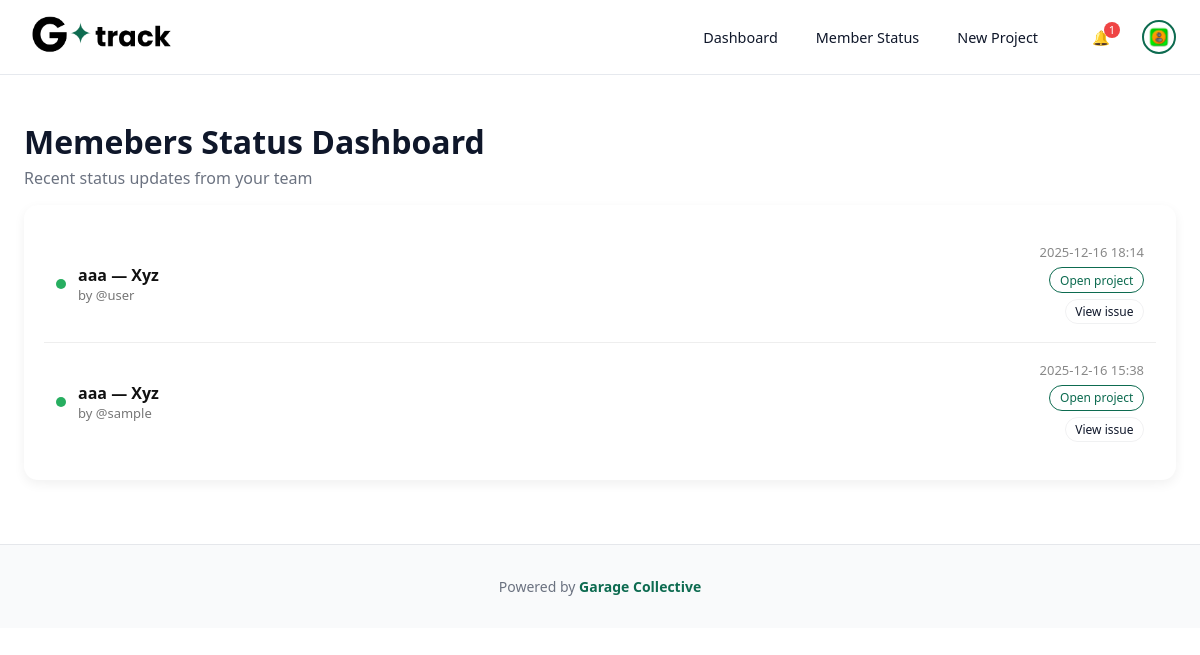
/team-lead/ (signed in), run on the app's committed database.
### board/models.py (models this page shows, shortened)
class Issue(models.Model):
    STATUS_CHOICES = [
        ("TODO", "To Do"),
        ("IN_PROGRESS", "In Progress"),
        ("DONE", "Done"),
    ]
    PRIORITY_CHOICES = [
        ("LOW", "Low"),
        ("MEDIUM", "Medium"),
        ("HIGH", "High"),
        ("CRITICAL", "Critical"),
    ]
    project = models.ForeignKey(Project, related_name="issues", on_delete=models.CASCADE)
    title = models.CharField(max_length=200)
    description = models.TextField(blank=True)
    status = models.CharField(max_length=20, choices=STATUS_CHOICES, default="TODO")
    priority = models.CharField(max_length=20, choices=PRIORITY_CHOICES, default="MEDIUM")
    assignee = models.ForeignKey(User, null=True, blank=True, on_delete=models.SET_NULL)
    members = models.ManyToManyField(
        User,
        related_name="issue_memberships",
        blank=True,
    )
    due_date = models.DateField(null=True, blank=True)
    show_on_board = models.BooleanField(
        default=True,
        help_text="If false the issue is hidden from the project's kanban columns but still visible in My Tasks and issue detail."
    )
    created_at = models.DateTimeField(auto_now_add=True)
    updated_at = models.DateTimeField(auto_now=True)
    class Meta:
        ordering = ["-created_at"]

class Project(models.Model):
    name = models.CharField(max_length=100)
    key = models.CharField(
        max_length=10,
        unique=True,                      # keep this if you want each key only once
        help_text="Short code, e.g. CRM",
    )
    description = models.TextField(blank=True)
    owner = models.ForeignKey(
        User,
        related_name="owned_projects",
        on_delete=models.CASCADE,
    )
    issue_date = models.DateField(null=True, blank=True)
    deadline_date = models.DateField(null=True, blank=True)
    sop = models.TextField(
        blank=True,
        help_text="Step-by-step SOP for this project.",
    )
    reference_url = models.URLField(
        blank=True,
        null=True,
        help_text="Optional: link to docs / design / folder for this project.",
    )
    members = models.ManyToManyField(
        User,
        related_name="projects",
        blank=True,
        help_text="Team members who can see this project.",
    )
    department = models.CharField(
        max_length=50,
        choices=Profile.DEPARTMENT_CHOICES,
        blank=True,
        null=True,
        help_text="Department this project belongs to",
    )
    created_at = models.DateTimeField(auto_now_add=True)
    class Meta:
        ordering = ["name"]

### board/views.py (the view)
# urls.py: path("team-lead/", TeamLeadDashboardView.as_view(), name="teamlead_dashboard"),
class TeamLeadDashboardView(LoginRequiredMixin, TemplateView):
    template_name = "board/teamlead_dashboard.html"
    def get_projects_for_lead(self, user):
        return Project.objects.filter(Q(owner=user) | Q(members=user)).distinct()
    def get_context_data(self, **kwargs):
        ctx = super().get_context_data(**kwargs)
        user = self.request.user
        projects = self.get_projects_for_lead(user)
        recent_cutoff = timezone.now() - timezone.timedelta(days=60)
        status_updates = (
            Issue.objects
                 .filter(project__in=projects, show_on_board=True)
                 .filter(created_at__gte=recent_cutoff)
                 .select_related("project", "assignee")
                 .order_by("-created_at")
        )
        ctx["status_updates"] = status_updates
        ctx["projects"] = projects
        return ctx

### board/context_processors.py (called while the page is built)
def user_issue_counts(request):
    if not request.user.is_authenticated:
        return {}
    today = timezone.localdate()
    overdue = Issue.objects.filter(
        assignee=request.user,
        due_date__lt=today
    ).exclude(status="DONE").count()
    open_issues = Issue.objects.filter(
        assignee=request.user
    ).exclude(status="DONE").count()
    return {
        "nav_overdue_count": overdue,
        "nav_open_issue_count": open_issues,
    }

def notifications_context(request):
    if request.user.is_authenticated:
        count = Notification.objects.filter(
            user=request.user,
            is_read=False
        ).count()
    else:
        count = 0
    return {"unread_notifications_count": count}

### board/templates/board/teamlead_dashboard.html (shortened to what this page needs)
{% extends "base.html" %}
{% block content %}
<h1 class="page-title">Memebers Status Dashboard</h1>
<p class="page-subtitle">Recent status updates from your team</p>
<section class="status-card">
  {% if status_updates %}
    {% for item in status_updates %}
      <div class="status-row">
        <div class="status-left">
          <div class="status-dot"></div>
          <div class="info">
            <div class="title">{{ item.project.key }} — {{ item.project.name }}</div>
            <div class="user">by @{{ item.assignee.username }}</div>
          </div>
        </div>
        <div class="status-right">
          <div class="time">{{ item.created_at|date:"Y-m-d H:i" }}</div>
          <a href="{% url 'project_board' item.project.pk %}" class="btn-chip btn-chip--success">Open project</a>
          <a href="{% url 'issue_detail' item.pk %}" class="btn-chip">View issue</a>
        </div>
      </div>
    {% endfor %}
  {% else %}
    <p class="empty">No recent status updates.</p>
  {% endif %}
</section>
{% endblock %}

### static/css/style.css (style rules this page uses)
:root { --bg: #ffffff; --bg-elevated: #f8fafc; --card: #ffffff; --card-contrast: #f3f4f6; --accent: #0D6B50; --accent-soft: rgba(22, 163, 74, 0.08); --text: #0f172a; --muted: #6b7280; --danger: #ef4444; --border: #e6e9ee; --shadow: 0 8px 24px rgba(15, 23, 42, 0.06); }
* { box-sizing: border-box; }
body { margin: 0; font-family: system-ui, -apple-system, BlinkMacSystemFont, "Segoe UI", sans-serif; background: linear-gradient(180deg, #ffffff 0%, #f8fafc 100%); color: var(--text); -webkit-font-smoothing: antialiased; -moz-osx-font-smoothing: grayscale; }
a { color: var(--accent); text-decoration: none; }
.page-title { margin-bottom: 0.25rem; color: var(--text); }
.page-subtitle { margin-top: 0; color: var(--muted); }
.btn-chip { border: 1px solid rgba(14, 20, 32, 0.06); border-radius: 999px; padding: 0.2rem 0.6rem; background: transparent; color: var(--text); font-size: 0.75rem; cursor: pointer; }
.btn-chip--success { border-color: var(--accent); color: var(--accent); }

### templates/base.html (style rules this page uses)
body { background: #ffffff !important; color: #111 !important; }

### board/templates/board/teamlead_dashboard.html (style rules this page uses)
.status-card { background: #fff; padding: 20px; border-radius: 14px; box-shadow: 0 4px 12px rgba(0,0,0,0.06); }
.status-row { display: flex; justify-content: space-between; align-items: center; padding: 18px 12px; border-bottom: 1px solid #eee; }
.status-row:last-child { border-bottom: none; }
.status-left { display: flex; align-items: center; gap: 12px; }
.status-dot { width: 10px; height: 10px; background: #27ae60; border-radius: 50%; }
.status-left .info { display: flex; flex-direction: column; }
.status-left .info .title { font-size: 16px; font-weight: 700; }
.status-left .info .user { font-size: 13px; color: #777; }
.status-right { display: flex; flex-direction: column; align-items: flex-end; gap: 6px; }
.status-right .time { font-size: 13px; color: #888; }

### data on the page
Issue: project.key "aaa", project.name "Xyz", assignee.username "user", created_at "2025-12-16 18:14"
Issue: project.key "aaa", project.name "Xyz", assignee.username "sample", created_at "2025-12-16 15:38"

### other printed values
{{ unread_notifications_count }} "1"
